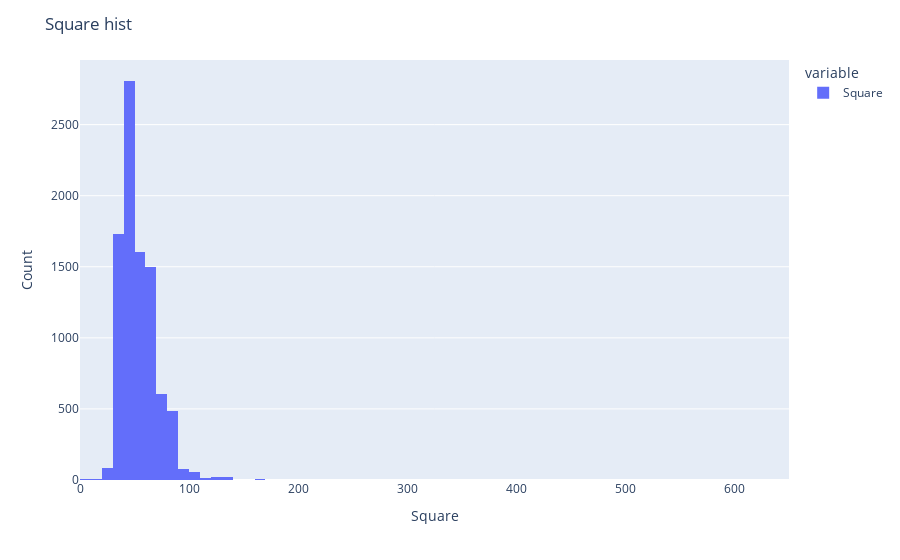

The notebook cell saved with this chart:
### Markdown cell above
Square

### Code cell
draw_hist(train_data['Square'],'Square')

### Figure 1 — Plotly figure (JSON) as saved in the notebook; plotly's stock layout.template omitted (floating-point values rounded to 4 significant figures; data arrays with more than 128 entries replaced by an {"elided": "..."} marker saying what was removed)
{"data": [{"alignmentgroup": "True", "bingroup": "x", "hovertemplate": "variable=Square<br>value=%{x}<br>count=%{y}<extra></extra>", "legendgroup": "Square", "marker": {"color": "#636efa", "pattern": {"shape": ""}}, "name": "Square", "nbinsx": 100, "offsetgroup": "Square", "orientation": "v", "showlegend": true, "type": "histogram", "x": {"elided": "9026 float values"}, "xaxis": "x", "yaxis": "y"}], "layout": {"autosize": true, "barmode": "relative", "legend": {"title": {"text": "variable"}, "tracegroupgap": 0}, "margin": {"t": 60}, "title": {"text": "Square hist"}, "xaxis": {"anchor": "y", "autorange": true, "domain": [0, 1], "range": [0, 650], "title": {"text": "Square"}, "type": "linear"}, "yaxis": {"anchor": "x", "autorange": true, "domain": [0, 1], "range": [0, 2955.0], "title": {"text": "Count"}}}}
